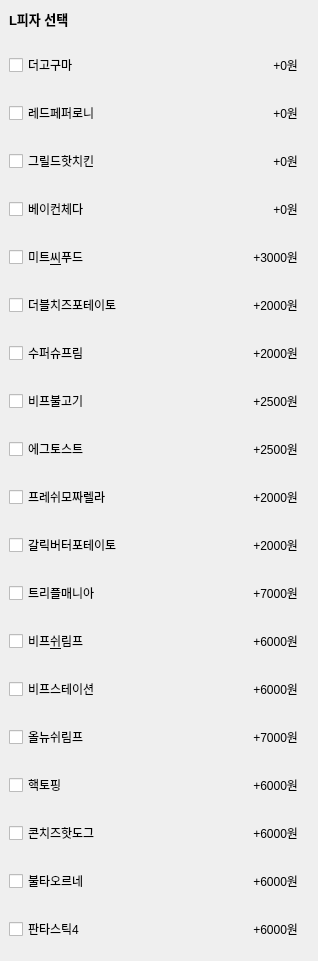
            <widget class="QWidget" name="widget_whole" native="true">
             <property name="minimumSize">
              <size>
               <width>318</width>
               <height>0</height>
              </size>
             </property>
             <property name="maximumSize">
              <size>
               <width>318</width>
               <height>16777215</height>
              </size>
             </property>
             <layout class="QVBoxLayout" name="verticalLayout_9">
              <property name="leftMargin">
               <number>0</number>
              </property>
              <property name="topMargin">
               <number>0</number>
              </property>
              <item>
               <widget class="QWidget" name="widget_title" native="true">
                <layout class="QVBoxLayout" name="verticalLayout_10">
                 <item>
                  <widget class="QLabel" name="label_20">
                   <property name="font">
                    <font>
                     <pointsize>10</pointsize>
                     <weight>75</weight>
                     <bold>true</bold>
                    </font>
                   </property>
                   <property name="text">
                    <string>L피자 선택</string>
                   </property>
                  </widget>
                 </item>
                </layout>
               </widget>
              </item>
              <item>
               <widget class="QWidget" name="widget_1" native="true">
                <layout class="QHBoxLayout" name="horizontalLayout_3">
                 <item>
                  <widget class="QCheckBox" name="checkBox_1">
                   <property name="text">
                    <string>더고구마</string>
                   </property>
                  </widget>
                 </item>
                 <item>
                  <widget class="QLabel" name="theGogumaPrice">
                   <property name="text">
                    <string>+0원</string>
                   </property>
                   <property name="alignment">
                    <set>Qt::AlignRight|Qt::AlignTrailing|Qt::AlignVCenter</set>
                   </property>
                  </widget>
                 </item>
                </layout>
               </widget>
              </item>
              <item>
               <widget class="QWidget" name="widget_3" native="true">
                <layout class="QHBoxLayout" name="horizontalLayout_2">
                 <item>
                  <widget class="QCheckBox" name="checkBox_2">
                   <property name="text">
                    <string>레드페퍼로니</string>
                   </property>
                  </widget>
                 </item>
                 <item>
                  <widget class="QLabel" name="redPeperoni">
                   <property name="text">
                    <string>+0원</string>
                   </property>
                   <property name="alignment">
                    <set>Qt::AlignRight|Qt::AlignTrailing|Qt::AlignVCenter</set>
                   </property>
                  </widget>
                 </item>
                </layout>
               </widget>
              </item>
              <item>
               <widget class="QWidget" name="widget_4" native="true">
                <layout class="QHBoxLayout" name="horizontalLayout_4">
                 <item>
                  <widget class="QCheckBox" name="checkBox_3">
                   <property name="text">
                    <string>그릴드핫치킨</string>
                   </property>
                  </widget>
                 </item>
                 <item>
                  <widget class="QLabel" name="Grildhotchicken">
                   <property name="text">
                    <string>+0원</string>
                   </property>
                   <property name="alignment">
                    <set>Qt::AlignRight|Qt::AlignTrailing|Qt::AlignVCenter</set>
                   </property>
                  </widget>
                 </item>
                </layout>
               </widget>
              </item>
              <item>
               <widget class="QWidget" name="widget_5" native="true">
                <layout class="QHBoxLayout" name="horizontalLayout_5">
                 <item>
                  <widget class="QCheckBox" name="checkBox_4">
                   <property name="text">
                    <string>베이컨체다</string>
                   </property>
                  </widget>
                 </item>
                 <item>
                  <widget class="QLabel" name="bakoncheda">
                   <property name="text">
                    <string>+0원</string>
                   </property>
                   <property name="alignment">
                    <set>Qt::AlignRight|Qt::AlignTrailing|Qt::AlignVCenter</set>
                   </property>
                  </widget>
                 </item>
                </layout>
               </widget>
              </item>
              <item>
               <widget class="QWidget" name="widget_6" native="true">
                <layout class="QHBoxLayout" name="horizontalLayout_6">
                 <item>
                  <widget class="QCheckBox" name="checkBox_5">
                   <property name="text">
                    <string>미트&amp;씨푸드</string>
                   </property>
                  </widget>
                 </item>
                 <item>
                  <widget class="QLabel" name="meatandSeedfood">
                   <property name="text">
                    <string>+3000원</string>
                   </property>
                   <property name="alignment">
                    <set>Qt::AlignRight|Qt::AlignTrailing|Qt::AlignVCenter</set>
                   </property>
                  </widget>
                 </item>
                </layout>
               </widget>
              </item>
              <item>
               <widget class="QWidget" name="widget_7" native="true">
                <layout class="QHBoxLayout" name="horizontalLayout_7">
                 <item>
                  <widget class="QCheckBox" name="checkBox_6">
                   <property name="text">
                    <string>더블치즈포테이토</string>
                   </property>
                  </widget>
                 </item>
                 <item>
                  <widget class="QLabel" name="doubleCheesePotato">
                   <property name="text">
                    <string>+2000원</string>
                   </property>
                   <property name="alignment">
                    <set>Qt::AlignRight|Qt::AlignTrailing|Qt::AlignVCenter</set>
                   </property>
                  </widget>
                 </item>
                </layout>
               </widget>
              </item>
              <item>
               <widget class="QWidget" name="widget_8" native="true">
                <layout class="QHBoxLayout" name="horizontalLayout_8">
                 <item>
                  <widget class="QCheckBox" name="checkBox_7">
                   <property name="text">
                    <string>수퍼슈프림</string>
                   </property>
                  </widget>
                 </item>
                 <item>
                  <widget class="QLabel" name="superShuprim">
                   <property name="text">
                    <string>+2000원</string>
                   </property>
                   <property name="alignment">
                    <set>Qt::AlignRight|Qt::AlignTrailing|Qt::AlignVCenter</set>
                   </property>
                  </widget>
                 </item>
                </layout>
               </widget>
              </item>
              <item>
               <widget class="QWidget" name="widget_9" native="true">
                <layout class="QHBoxLayout" name="horizontalLayout_9">
                 <item>
                  <widget class="QCheckBox" name="checkBox_8">
                   <property name="text">
                    <string>비프불고기</string>
                   </property>
                  </widget>
                 </item>
                 <item>
                  <widget class="QLabel" name="BeefBulgogi">
                   <property name="text">
                    <string>+2500원</string>
                   </property>
                   <property name="alignment">
                    <set>Qt::AlignRight|Qt::AlignTrailing|Qt::AlignVCenter</set>
                   </property>
                  </widget>
                 </item>
                </layout>
               </widget>
              </item>
              <item>
               <widget class="QWidget" name="widget_10" native="true">
                <layout class="QHBoxLayout" name="horizontalLayout_10">
                 <item>
                  <widget class="QCheckBox" name="checkBox_9">
                   <property name="text">
                    <string>에그토스트</string>
                   </property>
                  </widget>
                 </item>
                 <item>
                  <widget class="QLabel" name="eggToast">
                   <property name="text">
                    <string>+2500원</string>
                   </property>
                   <property name="alignment">
                    <set>Qt::AlignRight|Qt::AlignTrailing|Qt::AlignVCenter</set>
                   </property>
                  </widget>
                 </item>
                </layout>
               </widget>
              </item>
              <item>
               <widget class="QWidget" name="widget_11" native="true">
                <layout class="QHBoxLayout" name="horizontalLayout_11">
                 <item>
                  <widget class="QCheckBox" name="checkBox_10">
                   <property name="text">
                    <string>프레쉬모짜렐라</string>
                   </property>
                  </widget>
                 </item>
                 <item>
                  <widget class="QLabel" name="freshMojarella">
                   <property name="text">
                    <string>+2000원</string>
                   </property>
                   <property name="alignment">
                    <set>Qt::AlignRight|Qt::AlignTrailing|Qt::AlignVCenter</set>
                   </property>
                  </widget>
                 </item>
                </layout>
               </widget>
              </item>
              <item>
               <widget class="QWidget" name="widget_12" native="true">
                <layout class="QHBoxLayout" name="horizontalLayout_12">
                 <item>
                  <widget class="QCheckBox" name="checkBox_11">
                   <property name="text">
                    <string>갈릭버터포테이토</string>
                   </property>
                  </widget>
                 </item>
                 <item>
                  <widget class="QLabel" name="garlicButterPotato">
                   <property name="text">
                    <string>+2000원</string>
                   </property>
                   <property name="alignment">
                    <set>Qt::AlignRight|Qt::AlignTrailing|Qt::AlignVCenter</set>
                   </property>
                  </widget>
                 </item>
                </layout>
               </widget>
              </item>
              <item>
               <widget class="QWidget" name="widget_13" native="true">
                <layout class="QHBoxLayout" name="horizontalLayout_13">
                 <item>
                  <widget class="QCheckBox" name="checkBox_12">
                   <property name="text">
                    <string>트리플매니아</string>
                   </property>
                  </widget>
                 </item>
                 <item>
                  <widget class="QLabel" name="tripleMania">
                   <property name="text">
                    <string>+7000원</string>
                   </property>
                   <property name="alignment">
                    <set>Qt::AlignRight|Qt::AlignTrailing|Qt::AlignVCenter</set>
                   </property>
                  </widget>
                 </item>
                </layout>
               </widget>
              </item>
              <item>
               <widget class="QWidget" name="widget_14" native="true">
                <layout class="QHBoxLayout" name="horizontalLayout_14">
                 <item>
                  <widget class="QCheckBox" name="checkBox_13">
                   <property name="text">
                    <string>비프&amp;쉬림프</string>
                   </property>
                  </widget>
                 </item>
                 <item>
                  <widget class="QLabel" name="beefAndShirimp">
                   <property name="text">
                    <string>+6000원</string>
                   </property>
                   <property name="alignment">
                    <set>Qt::AlignRight|Qt::AlignTrailing|Qt::AlignVCenter</set>
                   </property>
                  </widget>
                 </item>
                </layout>
               </widget>
              </item>
              <item>
               <widget class="QWidget" name="widget_15" native="true">
                <layout class="QHBoxLayout" name="horizontalLayout_15">
                 <item>
                  <widget class="QCheckBox" name="checkBox_14">
                   <property name="text">
                    <string>비프스테이션</string>
                   </property>
                  </widget>
                 </item>
                 <item>
                  <widget class="QLabel" name="beefStation">
                   <property name="text">
                    <string>+6000원</string>
                   </property>
                   <property name="alignment">
                    <set>Qt::AlignRight|Qt::AlignTrailing|Qt::AlignVCenter</set>
                   </property>
                  </widget>
                 </item>
                </layout>
               </widget>
              </item>
              <item>
               <widget class="QWidget" name="widget_16" native="true">
                <layout class="QHBoxLayout" name="horizontalLayout_16">
                 <item>
                  <widget class="QCheckBox" name="checkBox_15">
                   <property name="text">
                    <string>올뉴쉬림프</string>
                   </property>
                  </widget>
                 </item>
                 <item>
                  <widget class="QLabel" name="allNewShirimp">
                   <property name="text">
                    <string>+7000원</string>
                   </property>
                   <property name="alignment">
                    <set>Qt::AlignRight|Qt::AlignTrailing|Qt::AlignVCenter</set>
                   </property>
                  </widget>
                 </item>
                </layout>
               </widget>
              </item>
              <item>
               <widget class="QWidget" name="widget_17" native="true">
                <layout class="QHBoxLayout" name="horizontalLayout_17">
                 <item>
                  <widget class="QCheckBox" name="checkBox_16">
                   <property name="text">
                    <string>핵토핑</string>
                   </property>
                  </widget>
                 </item>
                 <item>
                  <widget class="QLabel" name="hackTopping">
                   <property name="text">
                    <string>+6000원</string>
                   </property>
                   <property name="alignment">
                    <set>Qt::AlignRight|Qt::AlignTrailing|Qt::AlignVCenter</set>
                   </property>
                  </widget>
                 </item>
                </layout>
               </widget>
              </item>
              <item>
               <widget class="QWidget" name="widget_18" native="true">
                <layout class="QHBoxLayout" name="horizontalLayout_18">
                 <item>
                  <widget class="QCheckBox" name="checkBox_17">
                   <property name="text">
                    <string>콘치즈핫도그</string>
                   </property>
                  </widget>
                 </item>
                 <item>
                  <widget class="QLabel" name="cornCheesHotdog">
                   <property name="text">
                    <string>+6000원</string>
                   </property>
                   <property name="alignment">
                    <set>Qt::AlignRight|Qt::AlignTrailing|Qt::AlignVCenter</set>
                   </property>
                  </widget>
                 </item>
                </layout>
               </widget>
              </item>
              <item>
               <widget class="QWidget" name="widget_19" native="true">
                <layout class="QHBoxLayout" name="horizontalLayout_19">
                 <item>
                  <widget class="QCheckBox" name="checkBox_18">
                   <property name="text">
                    <string>불타오르네</string>
                   </property>
                  </widget>
                 </item>
                 <item>
                  <widget class="QLabel" name="booltaorene">
                   <property name="text">
                    <string>+6000원</string>
                   </property>
                   <property name="alignment">
                    <set>Qt::AlignRight|Qt::AlignTrailing|Qt::AlignVCenter</set>
                   </property>
                  </widget>
                 </item>
                </layout>
               </widget>
              </item>
              <item>
               <widget class="QWidget" name="widget_20" native="true">
                <layout class="QHBoxLayout" name="horizontalLayout_20">
                 <item>
                  <widget class="QCheckBox" name="checkBox_19">
                   <property name="text">
                    <string>판타스틱4</string>
                   </property>
                  </widget>
                 </item>
                 <item>
                  <widget class="QLabel" name="fantastic4">
                   <property name="text">
                    <string>+6000원</string>
                   </property>
                   <property name="alignment">
                    <set>Qt::AlignRight|Qt::AlignTrailing|Qt::AlignVCenter</set>
                   </property>
                  </widget>
                 </item>
                </layout>
               </widget>
              </item>
             </layout>
            </widget>
